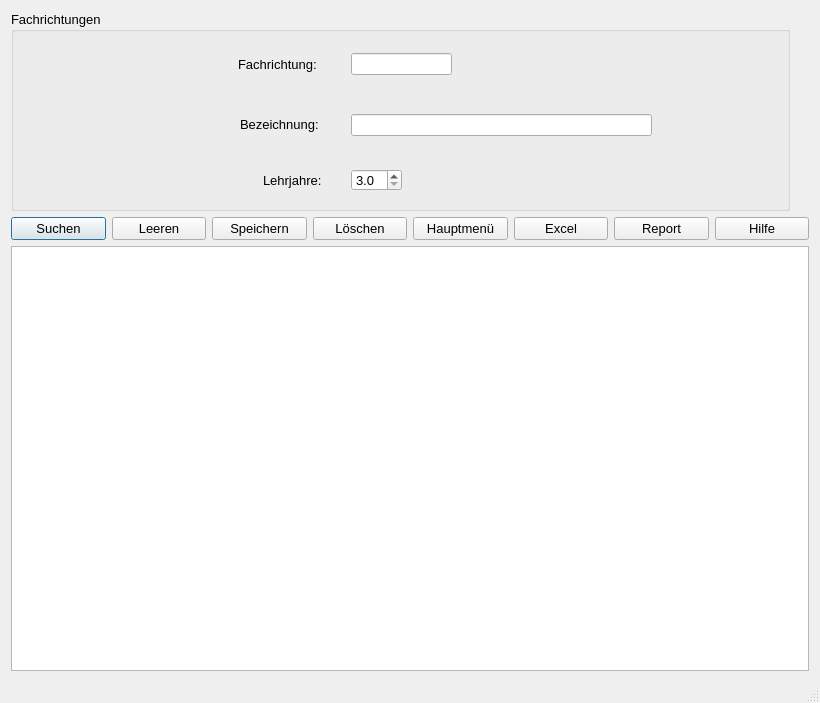
<?xml version="1.0" encoding="UTF-8"?>
<ui version="4.0">
 <class>Dialog</class>
 <widget class="QDialog" name="Dialog">
  <property name="geometry">
   <rect>
    <x>0</x>
    <y>0</y>
    <width>820</width>
    <height>703</height>
   </rect>
  </property>
  <property name="minimumSize">
   <size>
    <width>820</width>
    <height>703</height>
   </size>
  </property>
  <property name="windowTitle">
   <string>Fachrichtungen</string>
  </property>
  <property name="sizeGripEnabled">
   <bool>true</bool>
  </property>
  <layout class="QGridLayout" name="gridLayout">
   <item row="0" column="0">
    <widget class="QGroupBox" name="gbFachrichtungen">
     <property name="sizePolicy">
      <sizepolicy hsizetype="Fixed" vsizetype="Fixed">
       <horstretch>0</horstretch>
       <verstretch>0</verstretch>
      </sizepolicy>
     </property>
     <property name="minimumSize">
      <size>
       <width>779</width>
       <height>200</height>
      </size>
     </property>
     <property name="font">
      <font>
       <pointsize>10</pointsize>
      </font>
     </property>
     <property name="title">
      <string>Fachrichtungen</string>
     </property>
     <widget class="QLineEdit" name="leFachrichtungabk">
      <property name="geometry">
       <rect>
        <x>340</x>
        <y>42</y>
        <width>101</width>
        <height>22</height>
       </rect>
      </property>
      <property name="font">
       <font>
        <pointsize>10</pointsize>
       </font>
      </property>
     </widget>
     <widget class="QLineEdit" name="leFachrichtungbez">
      <property name="geometry">
       <rect>
        <x>340</x>
        <y>103</y>
        <width>301</width>
        <height>22</height>
       </rect>
      </property>
      <property name="font">
       <font>
        <pointsize>10</pointsize>
       </font>
      </property>
     </widget>
     <widget class="QLabel" name="lblFachrichtung">
      <property name="geometry">
       <rect>
        <x>227</x>
        <y>43</y>
        <width>111</width>
        <height>20</height>
       </rect>
      </property>
      <property name="font">
       <font>
        <pointsize>10</pointsize>
       </font>
      </property>
      <property name="text">
       <string>Fachrichtung:</string>
      </property>
     </widget>
     <widget class="QLabel" name="lblBezeichnung">
      <property name="geometry">
       <rect>
        <x>229</x>
        <y>103</y>
        <width>101</width>
        <height>20</height>
       </rect>
      </property>
      <property name="font">
       <font>
        <pointsize>10</pointsize>
       </font>
      </property>
      <property name="text">
       <string>Bezeichnung:</string>
      </property>
     </widget>
     <widget class="QLabel" name="lblLJahre">
      <property name="geometry">
       <rect>
        <x>252</x>
        <y>161</y>
        <width>91</width>
        <height>16</height>
       </rect>
      </property>
      <property name="font">
       <font>
        <pointsize>10</pointsize>
       </font>
      </property>
      <property name="text">
       <string>Lehrjahre:</string>
      </property>
     </widget>
     <widget class="QDoubleSpinBox" name="sbLehrjahre">
      <property name="geometry">
       <rect>
        <x>340</x>
        <y>158</y>
        <width>51</width>
        <height>22</height>
       </rect>
      </property>
      <property name="font">
       <font>
        <pointsize>10</pointsize>
       </font>
      </property>
      <property name="decimals">
       <number>1</number>
      </property>
      <property name="minimum">
       <double>3.000000000000000</double>
      </property>
      <property name="maximum">
       <double>4.000000000000000</double>
      </property>
      <property name="singleStep">
       <double>0.500000000000000</double>
      </property>
     </widget>
    </widget>
   </item>
   <item row="1" column="0">
    <layout class="QHBoxLayout" name="horizontalLayout">
     <property name="spacing">
      <number>6</number>
     </property>
     <item>
      <widget class="QPushButton" name="btSuchen">
       <property name="sizePolicy">
        <sizepolicy hsizetype="Fixed" vsizetype="Fixed">
         <horstretch>0</horstretch>
         <verstretch>0</verstretch>
        </sizepolicy>
       </property>
       <property name="maximumSize">
        <size>
         <width>100</width>
         <height>16777215</height>
        </size>
       </property>
       <property name="font">
        <font>
         <pointsize>10</pointsize>
        </font>
       </property>
       <property name="text">
        <string>Suchen</string>
       </property>
       <property name="icon">
        <iconset>
         <normaloff>../../_Symbole/UsedSymbols/searchmagnifierinterfacesymbol1_79893.ico</normaloff>../../_Symbole/UsedSymbols/searchmagnifierinterfacesymbol1_79893.ico</iconset>
       </property>
      </widget>
     </item>
     <item>
      <widget class="QPushButton" name="btClear">
       <property name="sizePolicy">
        <sizepolicy hsizetype="Fixed" vsizetype="Fixed">
         <horstretch>0</horstretch>
         <verstretch>0</verstretch>
        </sizepolicy>
       </property>
       <property name="maximumSize">
        <size>
         <width>100</width>
         <height>16777215</height>
        </size>
       </property>
       <property name="font">
        <font>
         <pointsize>10</pointsize>
        </font>
       </property>
       <property name="text">
        <string>Leeren</string>
       </property>
       <property name="icon">
        <iconset>
         <normaloff>../../_Symbole/UsedSymbols/-clear_90704.ico</normaloff>../../_Symbole/UsedSymbols/-clear_90704.ico</iconset>
       </property>
      </widget>
     </item>
     <item>
      <widget class="QPushButton" name="btSpeichern">
       <property name="sizePolicy">
        <sizepolicy hsizetype="Fixed" vsizetype="Fixed">
         <horstretch>0</horstretch>
         <verstretch>0</verstretch>
        </sizepolicy>
       </property>
       <property name="maximumSize">
        <size>
         <width>100</width>
         <height>16777215</height>
        </size>
       </property>
       <property name="font">
        <font>
         <pointsize>10</pointsize>
        </font>
       </property>
       <property name="text">
        <string>Speichern</string>
       </property>
       <property name="icon">
        <iconset>
         <normaloff>../../_Symbole/UsedSymbols/save_3621.ico</normaloff>../../_Symbole/UsedSymbols/save_3621.ico</iconset>
       </property>
      </widget>
     </item>
     <item>
      <widget class="QPushButton" name="btLoeschen">
       <property name="sizePolicy">
        <sizepolicy hsizetype="Fixed" vsizetype="Fixed">
         <horstretch>0</horstretch>
         <verstretch>0</verstretch>
        </sizepolicy>
       </property>
       <property name="maximumSize">
        <size>
         <width>100</width>
         <height>16777215</height>
        </size>
       </property>
       <property name="font">
        <font>
         <pointsize>10</pointsize>
        </font>
       </property>
       <property name="text">
        <string>Löschen</string>
       </property>
       <property name="icon">
        <iconset>
         <normaloff>../../_Symbole/UsedSymbols/seo-social-web-network-internet_262_icon-icons.com_61518.ico</normaloff>../../_Symbole/UsedSymbols/seo-social-web-network-internet_262_icon-icons.com_61518.ico</iconset>
       </property>
      </widget>
     </item>
     <item>
      <widget class="QPushButton" name="btAbbrechen">
       <property name="sizePolicy">
        <sizepolicy hsizetype="Fixed" vsizetype="Fixed">
         <horstretch>0</horstretch>
         <verstretch>0</verstretch>
        </sizepolicy>
       </property>
       <property name="maximumSize">
        <size>
         <width>100</width>
         <height>16777215</height>
        </size>
       </property>
       <property name="font">
        <font>
         <pointsize>10</pointsize>
        </font>
       </property>
       <property name="text">
        <string>Hauptmenü</string>
       </property>
       <property name="icon">
        <iconset>
         <normaloff>../../_Symbole/UsedSymbols/log-out_icon-icons.com_50106.ico</normaloff>../../_Symbole/UsedSymbols/log-out_icon-icons.com_50106.ico</iconset>
       </property>
      </widget>
     </item>
     <item>
      <widget class="QPushButton" name="btExcel">
       <property name="enabled">
        <bool>true</bool>
       </property>
       <property name="sizePolicy">
        <sizepolicy hsizetype="Fixed" vsizetype="Fixed">
         <horstretch>0</horstretch>
         <verstretch>0</verstretch>
        </sizepolicy>
       </property>
       <property name="maximumSize">
        <size>
         <width>100</width>
         <height>16777215</height>
        </size>
       </property>
       <property name="font">
        <font>
         <pointsize>10</pointsize>
        </font>
       </property>
       <property name="text">
        <string>Excel</string>
       </property>
       <property name="icon">
        <iconset>
         <normaloff>../../_Symbole/UsedSymbols/microsoft_excel_icon_132212.ico</normaloff>../../_Symbole/UsedSymbols/microsoft_excel_icon_132212.ico</iconset>
       </property>
      </widget>
     </item>
     <item>
      <widget class="QPushButton" name="btCSV">
       <property name="sizePolicy">
        <sizepolicy hsizetype="Fixed" vsizetype="Fixed">
         <horstretch>0</horstretch>
         <verstretch>0</verstretch>
        </sizepolicy>
       </property>
       <property name="maximumSize">
        <size>
         <width>100</width>
         <height>16777215</height>
        </size>
       </property>
       <property name="font">
        <font>
         <pointsize>10</pointsize>
        </font>
       </property>
       <property name="text">
        <string>Report</string>
       </property>
       <property name="icon">
        <iconset>
         <normaloff>../../_Symbole/UsedSymbols/reporting_noun_report_document_file_icon_148360.ico</normaloff>../../_Symbole/UsedSymbols/reporting_noun_report_document_file_icon_148360.ico</iconset>
       </property>
      </widget>
     </item>
     <item>
      <widget class="QPushButton" name="btHilfe">
       <property name="sizePolicy">
        <sizepolicy hsizetype="Fixed" vsizetype="Fixed">
         <horstretch>0</horstretch>
         <verstretch>0</verstretch>
        </sizepolicy>
       </property>
       <property name="maximumSize">
        <size>
         <width>100</width>
         <height>16777215</height>
        </size>
       </property>
       <property name="font">
        <font>
         <pointsize>10</pointsize>
        </font>
       </property>
       <property name="text">
        <string>Hilfe</string>
       </property>
       <property name="icon">
        <iconset>
         <normaloff>../../_Symbole/UsedSymbols/info_13213.ico</normaloff>../../_Symbole/UsedSymbols/info_13213.ico</iconset>
       </property>
      </widget>
     </item>
    </layout>
   </item>
   <item row="2" column="0">
    <widget class="QTableWidget" name="twAnzeige">
     <property name="sizePolicy">
      <sizepolicy hsizetype="Expanding" vsizetype="Expanding">
       <horstretch>0</horstretch>
       <verstretch>0</verstretch>
      </sizepolicy>
     </property>
     <property name="minimumSize">
      <size>
       <width>780</width>
       <height>400</height>
      </size>
     </property>
     <property name="font">
      <font>
       <pointsize>10</pointsize>
      </font>
     </property>
     <property name="autoFillBackground">
      <bool>false</bool>
     </property>
     <property name="editTriggers">
      <set>QAbstractItemView::NoEditTriggers</set>
     </property>
     <property name="tabKeyNavigation">
      <bool>true</bool>
     </property>
     <property name="showDropIndicator" stdset="0">
      <bool>true</bool>
     </property>
     <property name="alternatingRowColors">
      <bool>true</bool>
     </property>
     <property name="wordWrap">
      <bool>true</bool>
     </property>
     <attribute name="verticalHeaderVisible">
      <bool>false</bool>
     </attribute>
    </widget>
   </item>
   <item row="3" column="0">
    <widget class="QLabel" name="lab_INFO">
     <property name="sizePolicy">
      <sizepolicy hsizetype="Minimum" vsizetype="Preferred">
       <horstretch>0</horstretch>
       <verstretch>0</verstretch>
      </sizepolicy>
     </property>
     <property name="minimumSize">
      <size>
       <width>780</width>
       <height>0</height>
      </size>
     </property>
     <property name="font">
      <font>
       <pointsize>10</pointsize>
      </font>
     </property>
     <property name="text">
      <string/>
     </property>
    </widget>
   </item>
  </layout>
 </widget>
 <tabstops>
  <tabstop>leFachrichtungabk</tabstop>
  <tabstop>leFachrichtungbez</tabstop>
  <tabstop>sbLehrjahre</tabstop>
  <tabstop>btSuchen</tabstop>
  <tabstop>btSpeichern</tabstop>
  <tabstop>btAbbrechen</tabstop>
  <tabstop>btLoeschen</tabstop>
  <tabstop>btExcel</tabstop>
  <tabstop>btCSV</tabstop>
  <tabstop>btHilfe</tabstop>
  <tabstop>twAnzeige</tabstop>
 </tabstops>
 <resources/>
 <connections/>
</ui>
